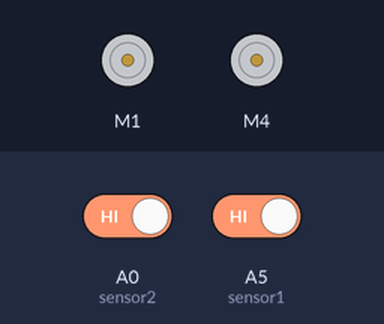
Recording of a sketch running on a simulated Arduino Uno, built with avr-gcc and run on an emulated ATmega328P. Parts: 2 × DC motor (green arrow = forward, orange = backward, longer = faster). The test bench sets the inputs (shaded band); at power-on: A0 (sensor2) HIGH, A5 (sensor1) HIGH.

Above: at 1.2 s.
1.3 s: A0 (sensor2) driven LOW
At 2.5 s:
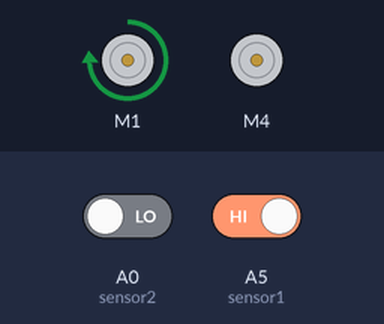
2.8 s: A5 (sensor1) driven LOW
At 3.7 s:
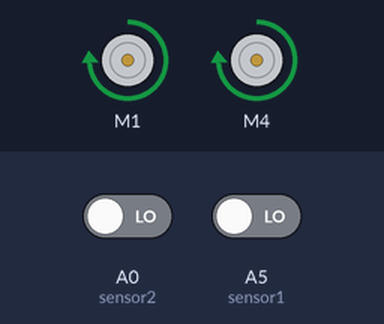
4.3 s: A0 (sensor2) driven HIGH
At 4.8 s:
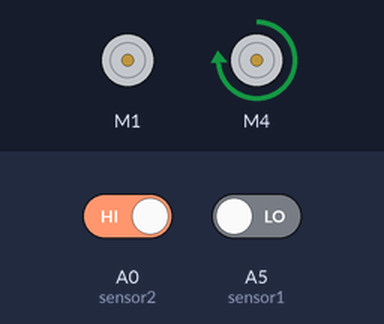
5.8 s: A5 (sensor1) driven HIGH
At 7.2 s:
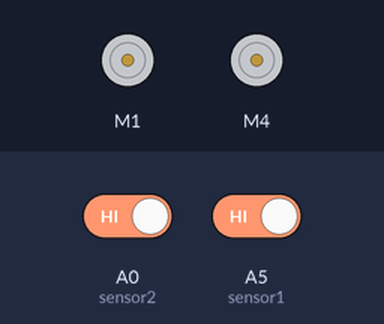
Timing chart, 0 to 8.3 s (numbered marks = the images above; inputs shaded):
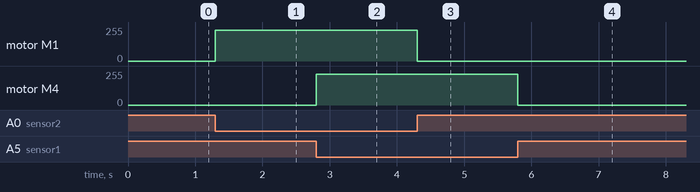

Measured:
- after the input at 1.3 s, motor M1: stopped → forward 230/255 at once
- after the input at 2.8 s, motor M4: stopped → forward 230/255 at once
- after the input at 4.3 s, motor M1: forward 230/255 → stopped at once
- after the input at 5.8 s, motor M4: forward 230/255 → stopped at once

The sketch:

sensor.ino
```cpp
#include <SoftwareSerial.h>
#include <AFMotor.h>

AF_DCMotor motor_1(1);
AF_DCMotor motor_2(4);

int sensor1=A5;
int sensor2=A0;

void setup()
{
  Serial.begin(9600);
  pinMode(sensor1,INPUT);
  pinMode(sensor2,INPUT);
  motor_1.setSpeed(230);
  motor_2.setSpeed(230);
  motor_1.run(RELEASE);
  motor_2.run(RELEASE);
}

void loop()
{
  int val1=digitalRead(sensor1);
  int val2=digitalRead(sensor2);
  if(val1==0 && val2==0)
  {
    motor_1.run(FORWARD);
    motor_2.run(FORWARD);

  }
  else if(val1==1 && val2==0)
  {
    motor_1.run(FORWARD);
    motor_2.run(RELEASE);

  }
  else if(val1==0 && val2==1)
  {

    motor_1.run(RELEASE);
    motor_2.run(FORWARD);

  }
  else
  {
    motor_1.run(RELEASE);
    motor_2.run(RELEASE);
  }
}
```
